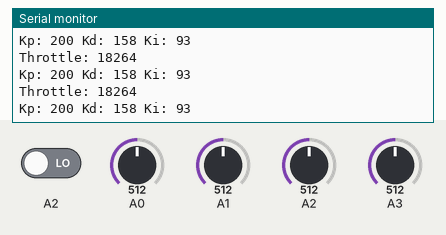
This sketch was run on a simulated Arduino Uno, built for the host (arithmetic inside an expression is 32-bit, double 64-bit). On the bench: the last lines printed to the serial monitor. Inputs (shaded band) come from the test bench; at power-on: A3 = 512, A2 LOW, A2 = 512, A0 = 512, A1 = 512. No radio packets arrive unless stated.

Above: at 1.2 s.
1.3 s: A3 set to 716
At 2.0 s:
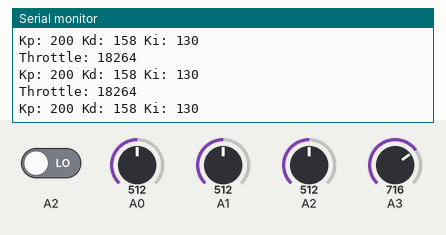
2.8 s: A2 driven HIGH
At 3.8 s:
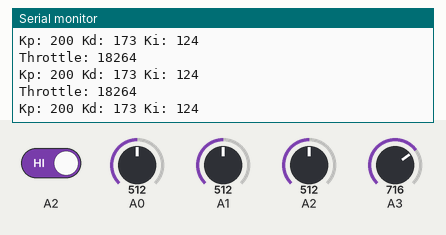
4.3 s: A2 set to 716
Timing chart, 0 to 4.5 s (numbered marks = the images above; inputs shaded):
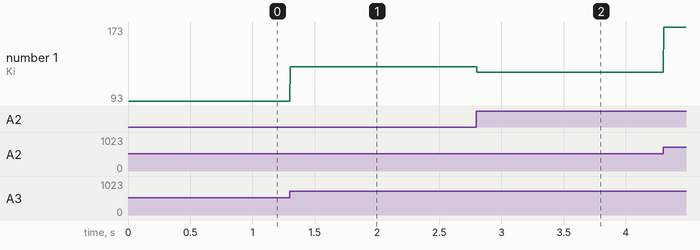

The sketch:

Transmitter_PID_Tuning.ino
```cpp
#include <SPI.h>
#include <nRF24L01.h>
#include <RF24.h>

SPIClass SPI(1);

RF24 radio(20, 21); // CE, CSN
const byte address[6] = "100001"; // Address for communication

struct DataPacket {
    int throttle;
    int kp;
    int kd;
    int ki;
    int pitch;
};

DataPacket data;
unsigned long time1,time2;

void setup() {
    Serial.begin(115200); // Start the serial communication
    Serial.println("Starting setup");
    pinMode(13, INPUT_PULLUP);  // Configure GPIO 13 as input with pull-up resistor

    radio.begin();
    radio.openWritingPipe(address);
    radio.setPALevel(RF24_PA_MAX);
    radio.stopListening();
    data.ki=35;
    data.kp=200;
    data.kd=158;
    data.pitch=0;

}

void loop() {

    int x = analogRead(A1);
    float y = analogRead(A2);
    float z = analogRead(A3);
    float w = analogRead(A0);


    if (x > 1500 && data.throttle<=120000) {
      data.throttle += 250;
    }
    if (x < 200 && data.throttle<=120000) {
      data.throttle -= 250;
    }

    if (x > 1500 && data.throttle>=120000) {
      data.throttle += 100;
    }
    if (x < 200 && data.throttle>=120000) {
      data.throttle -= 100;
    }

    if (data.throttle <= 83800) {
        data.throttle = 83800;
    }
    if (data.throttle >= 145000) {
        data.throttle = 145000;
    }

    data.ki = (y / 1649) * 400; // Scale y to 0-400 range

    if (digitalRead(16) == HIGH) {
        data.kd = (z / 1649) * 400;  // Change Kd when GPIO 13 is HIGH
    } else {
        data.ki = (z / 1649) * 300;  // Change Ki when GPIO 13 is LOW
    }


    while (!radio.write(&data, sizeof(DataPacket))) {
        delayMicroseconds(100);
    }

    Serial.print("Throttle: ");
    Serial.println(data.throttle);

     Serial.print("Kp: ");
    Serial.print(data.kp);
    Serial.print(" ");
    Serial.print("Kd: ");

    Serial.print(data.kd);

    Serial.print(" ");
    Serial.print("Ki: ");
    Serial.println(data.ki);

    delayMicroseconds(100);
}
```

Measured:
- after the input at 1.3 s, the serial monitor: prints a new line at once (image 1)
- after the input at 2.8 s, the serial monitor: prints a new line at once (image 2)
- plotted number 1: 93 → 130 after the input at 1.3 s, 130 → 124 after the input at 2.8 s
